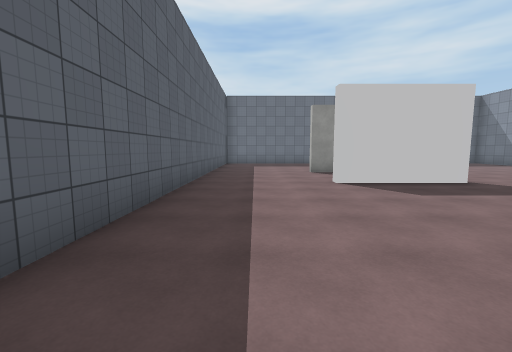
View 1 (above)

13 first-person views from a walk through a scene from a Unity 3-D project. The camera is 1.5 m above the floor, tilts 6° down and sees 90° across. The floor is counted in squares, 2 m on a side. Each view is taken from the middle of a square. On the plan, view 1 faces up. The plan holds only what a view shows up to about 9 squares ahead; the rest is blank. The place goes on beyond the plan. The player character is not drawn. Surface patterns are stand-ins for the level's own textures.

View 2
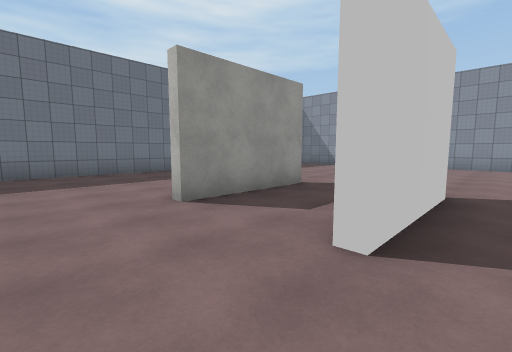

View 3
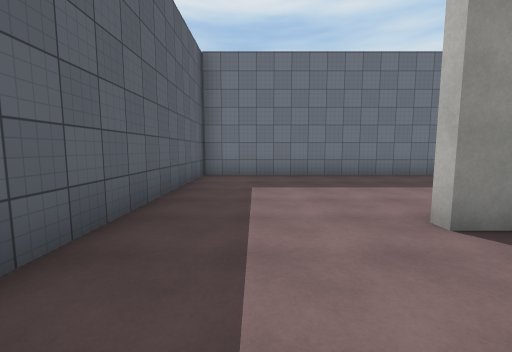

View 4
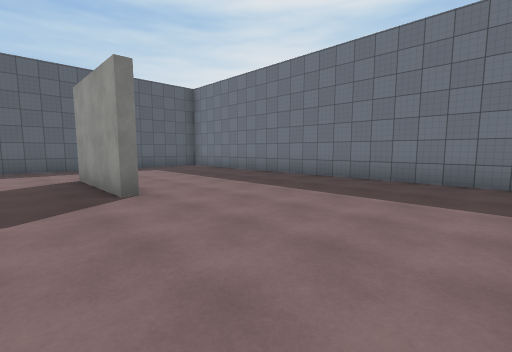

View 5
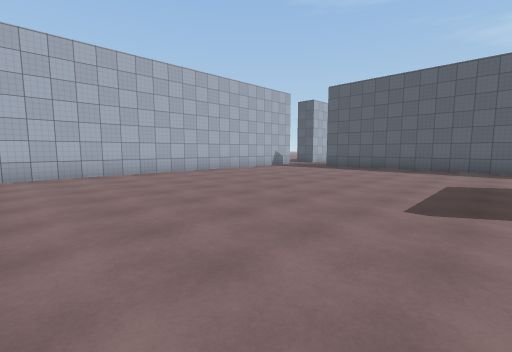

View 6
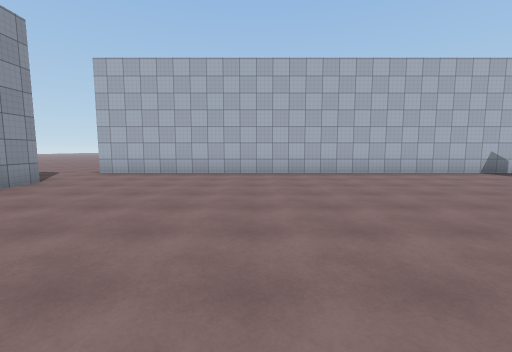

View 7
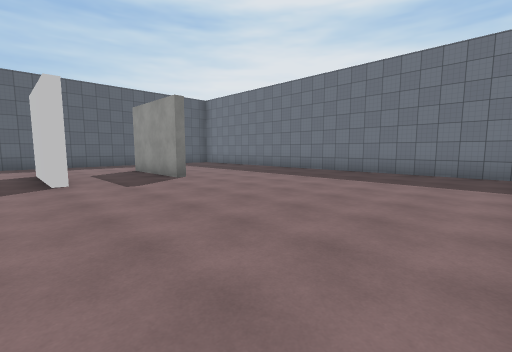

View 8
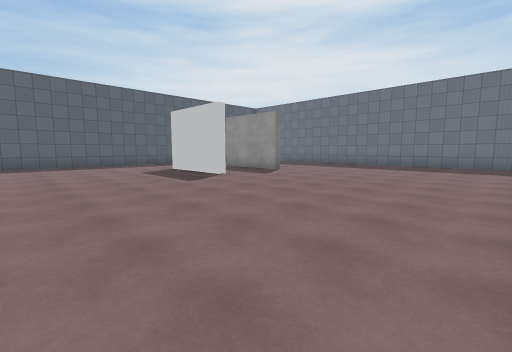

View 9
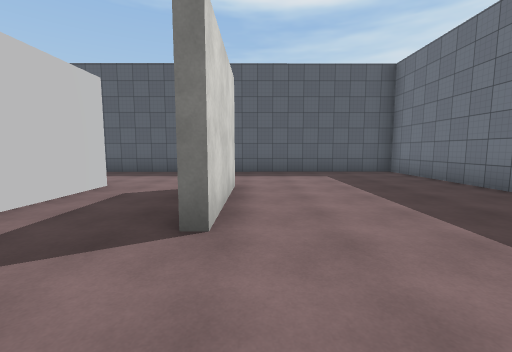

View 10
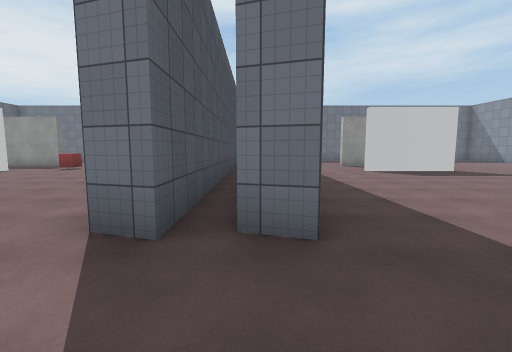

View 11
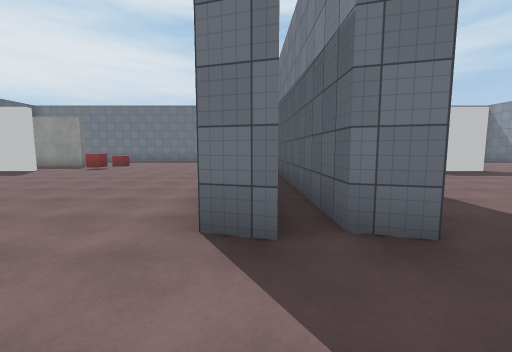

View 12
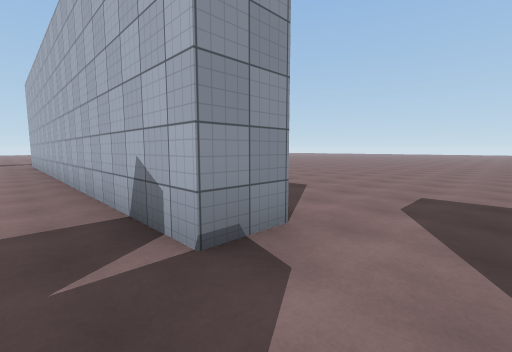

View 13
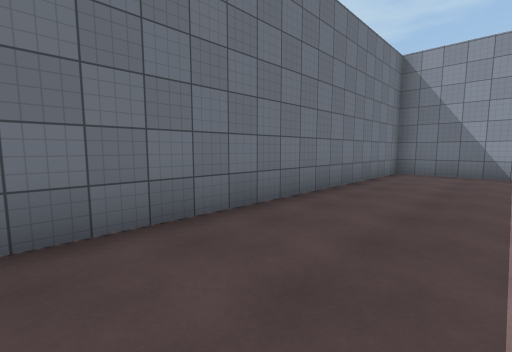

### Floor plan
Points are (right, up) in squares from view 1. A wall is a line through its corners. A room is listed if a view was taken in it or the views show most of it. See-through windows are left out.
Room 1 (views 1, 2, 3, 4, 5, 6, 7, 8, 9, 12, 13)
walls: (4.8, 5.7) (1.8, 5.7); (4.8, 8.3) (1.8, 8.3); (1.8, 5.9) (4, 5.9); (1.9, 8.6) (4.8, 8.6); (-2.8, 5.9) (-2.8, -1); (-1.4, -1) (-2.2, -0.7); (-1.4, -3) (11.5, -3); (11.5, 13.5) (-1.5, 13.5) (-1.5, 0.9)
ways out: opening at (-2.5, -3.5) to room 2; opening at (-3, -2)
Room 2 (views 10, 11)
walls: (-1.4, -4.1) (-1.4, -3)
ways out: opening at (-2.5, -3.5) to room 1

Where each view was taken, in squares from view 1:
view 1: 0 up, 0 right, facing up
view 2: 5 up, 0 right, facing up-right
view 3: 6 up, 0 right, facing up
view 4: 7 up, 9 right, facing up-left
view 5: 5 up, 9 right, facing down-left
view 6: 5 up, 7 right, facing down
view 7: 5 up, 11 right, facing up-left
view 8: 1 up, 11 right, facing up-left
view 9: 9 up, 7 right, facing left
view 10: 3 down, 2 left, facing up
view 11: 3 down, 3 left, facing up
view 12: 2 down, 3 left, facing down-right
view 13: 11 up, 3 right, facing up-right
